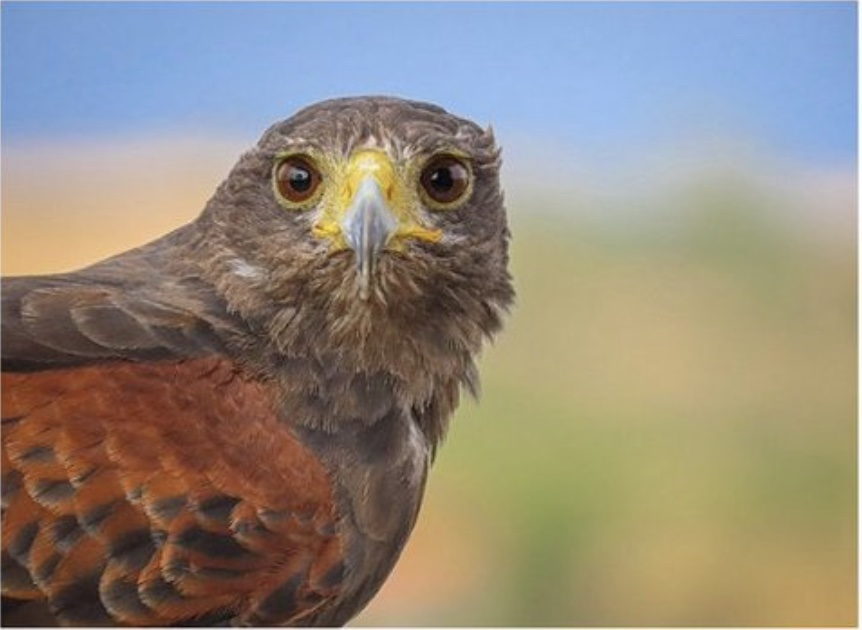
#> input picture image-processing/bird-with-bg.jpg, 862 x 630 px
$ python image-mirror.py
#> lines starting #> are read from the running program, lines starting #| are printed output that depends on the picture
from PIL import Image
img=Image.open("bird-with-bg.jpg")
#> img is the input picture: PIL image 862x630 RGB; mean R, G, B 146, 137.8, 126
Mirror_Image=img.transpose(Image.Transpose.FLIP_LEFT_RIGHT)
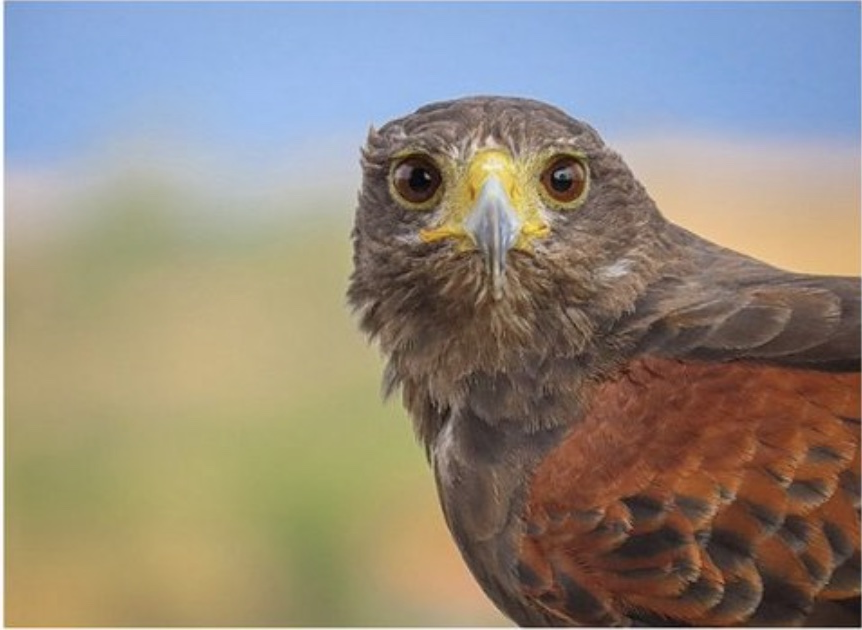
#> Mirror_Image: PIL image 862x630 RGB; mean R, G, B 146, 137.8, 126
Mirror_Image.save("bird-mirror.jpg")
